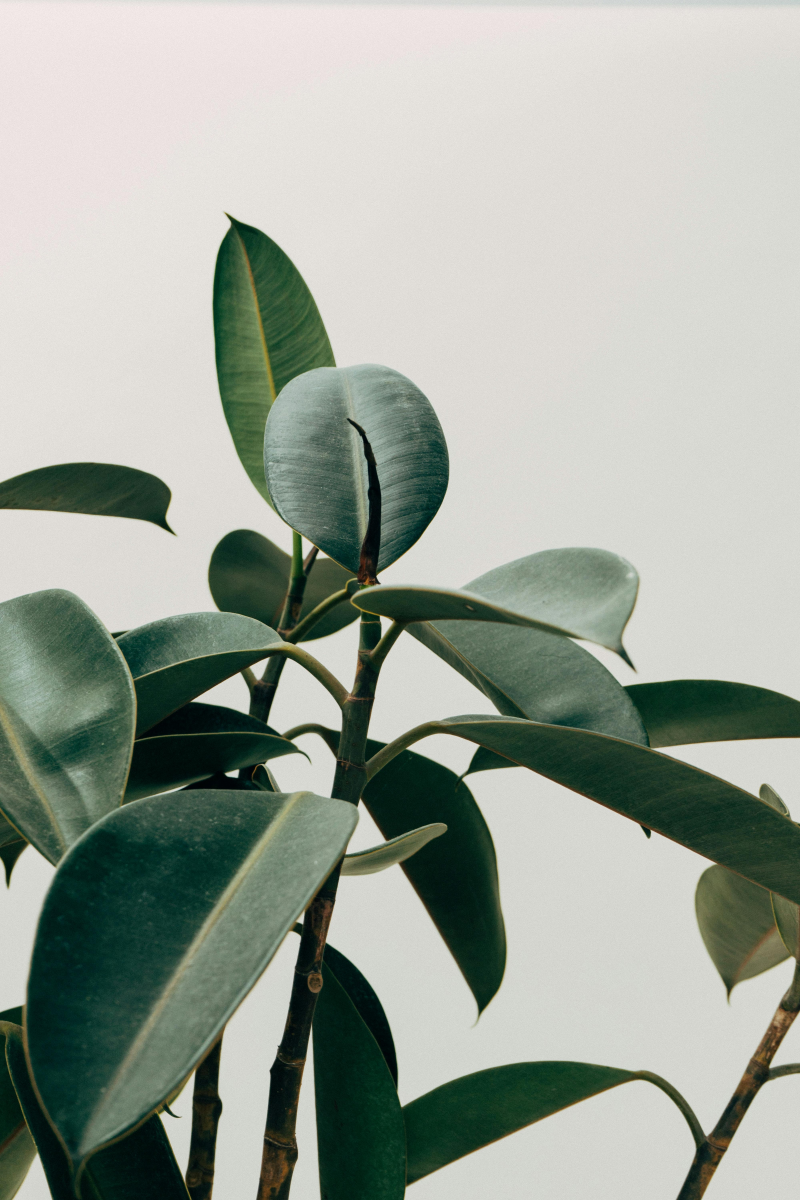
#> input picture assets/test4.jpg, 4000 x 6000 px (shown at 1/5 size)
$ python main.py
#> lines starting #> are read from the running program, lines starting #| are printed output that depends on the picture
import cv2
import numpy as np

img = cv2.imread("assets/test4.jpg")
#> img is the input picture: shape (6000, 4000, 3); mean B, G, R 154.4, 164.4, 156.7

# 최대 높이 설정
max_height = 720
h, w = img.shape[:2]
#> h = 6000; w = 4000
if h > max_height:
    scale = max_height / h
#> scale = 0.12
    new_w = int(w * scale)
#> new_w = 480
    img = cv2.resize(img, (new_w, max_height), interpolation=cv2.INTER_AREA)
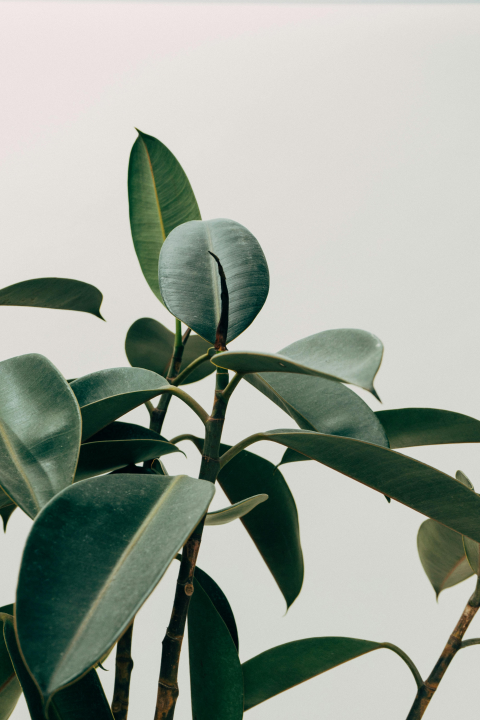
#> img: shape (720, 480, 3); mean B, G, R 154.4, 164.4, 156.7

# 1. 색상 부드럽게
color = cv2.bilateralFilter(img, 9, 200, 200)

# 2. 색상 양자화
Z = color.reshape((-1, 3))
Z = np.float32(Z)

K = 8
criteria = (cv2.TERM_CRITERIA_EPS + cv2.TERM_CRITERIA_MAX_ITER, 20, 1.0)
_, label, center = cv2.kmeans(Z, K, None, criteria, 10, cv2.KMEANS_RANDOM_CENTERS)
#> center = [[42.15, 60.25, 34.2], [63.46, 88.16, 69.25], [25.87, 35.66, 8.18], [94.17, 117.1, 100.6], [220.1, 224.1, 228.7], [123.6, 144.2, 128.6], [160.7, 175.1, 163.3], [208.3, 214.4, 213.7]]
center = np.uint8(center)
#> center = [[42, 60, 34], [63, 88, 69], [25, 35, 8], [94, 117, 100], [220, 224, 228], [123, 144, 128], [160, 175, 163], [208, 214, 213]]
color = center[label.flatten()].reshape(color.shape)

# 3. grayscale
edge_src = cv2.cvtColor(color, cv2.COLOR_BGR2GRAY)
edge_src = cv2.GaussianBlur(edge_src, (3, 3), 0)

# 4. internal gradient 사용 (double edge 완화)
grad_kernel = cv2.getStructuringElement(cv2.MORPH_ELLIPSE, (5, 5))
eroded = cv2.erode(edge_src, grad_kernel)
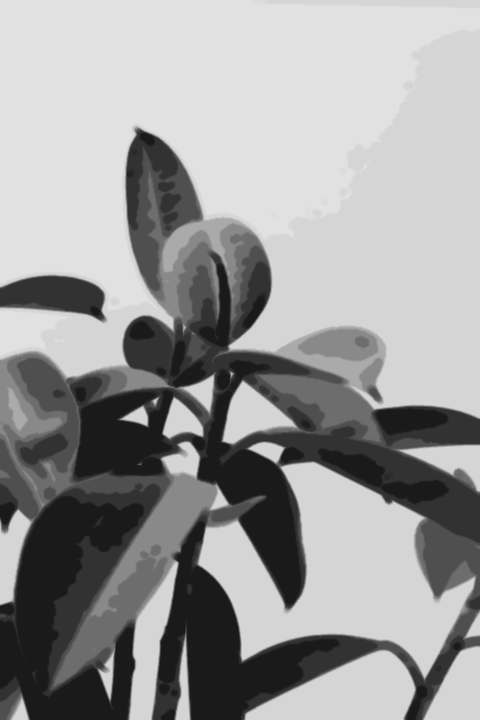
#> eroded: shape (720, 480); min 26, max 225, mean 154.1
grad = cv2.subtract(edge_src, eroded)   # internal gradient

# 5. baseline 이하 제거
# baseline보다 작은 gradient는 0으로 깎임
baseline = 15
baseline_img = np.full_like(grad, baseline)
grad_cut = cv2.subtract(grad, baseline_img)

# 6. 대비 강화
# baseline 제거 후 남은 강한 gradient만 키움
grad_norm = cv2.normalize(grad_cut, None, 0, 255, cv2.NORM_MINMAX)
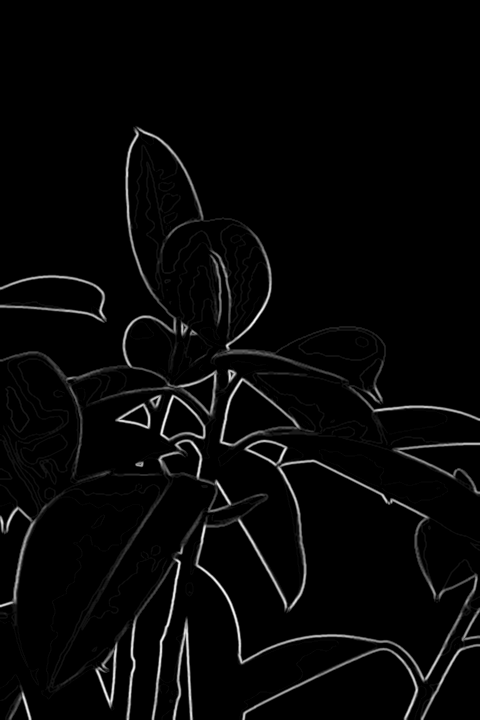
#> grad_norm: shape (720, 480); min 0, max 255, mean 6.8
grad_emph = cv2.convertScaleAbs(grad_norm, alpha=2.5, beta=0)
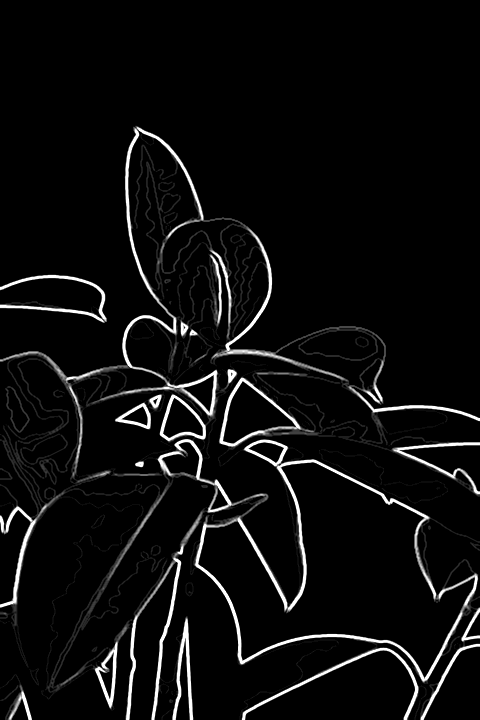
#> grad_emph: shape (720, 480); min 0, max 255, mean 13.4

# 너무 거친 부분 완화
grad_emph = cv2.GaussianBlur(grad_emph, (3, 3), 0)

# 7. 선 마스크로 직접 사용
# 강한 gradient일수록 검은 선이 되도록 반전
line_img = 255 - grad_emph

# 약한 회색을 흰색으로 더 밀어버리기
# 너무 연한 선을 없애고 진한 선만 남기기
line_threshold = 220
line_img = np.where(line_img > line_threshold, 255, line_img).astype(np.uint8)

# 8. 선 두께/연결성 조절용 마스크 처리
# 선 영역만 따로 뽑아서 close
line_mask = 255 - line_img
kernel_close = cv2.getStructuringElement(cv2.MORPH_ELLIPSE, (3, 3))
line_mask = cv2.morphologyEx(line_mask, cv2.MORPH_CLOSE, kernel_close)

# 약간 두껍게
line_mask = cv2.dilate(line_mask, cv2.getStructuringElement(cv2.MORPH_ELLIPSE, (3, 3)), iterations=1)
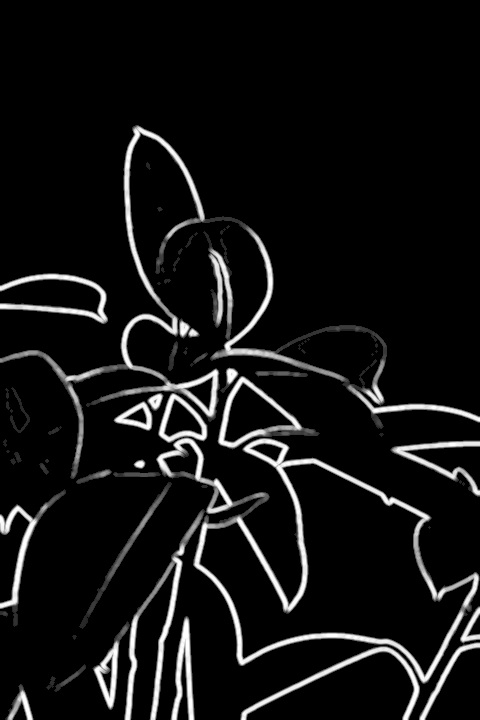
#> line_mask: shape (720, 480); min 0, max 255, mean 18.7

# 다시 반전해서 최종 line image
line_img = 255 - line_mask
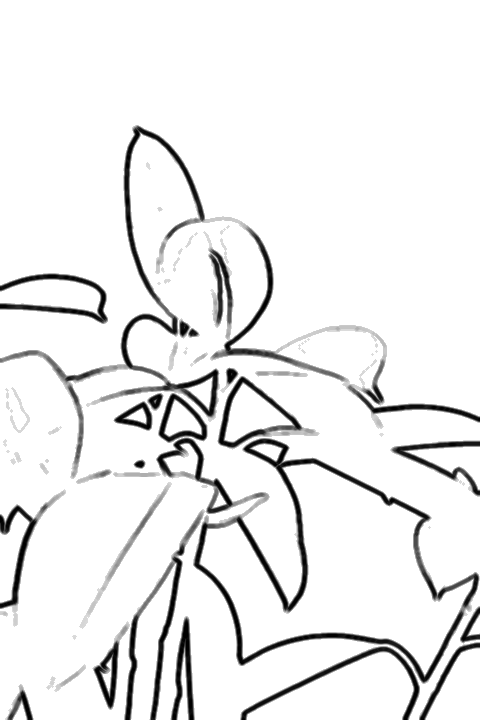
#> line_img: shape (720, 480); min 0, max 255, mean 236.3

# 9. 컬러와 직접 합성
line_f = line_img.astype(np.float32) / 255.0
line_f = cv2.merge([line_f, line_f, line_f])
#> line_f: shape (720, 480, 3) float32

cartoon = (color.astype(np.float32) * line_f).clip(0, 255).astype(np.uint8)
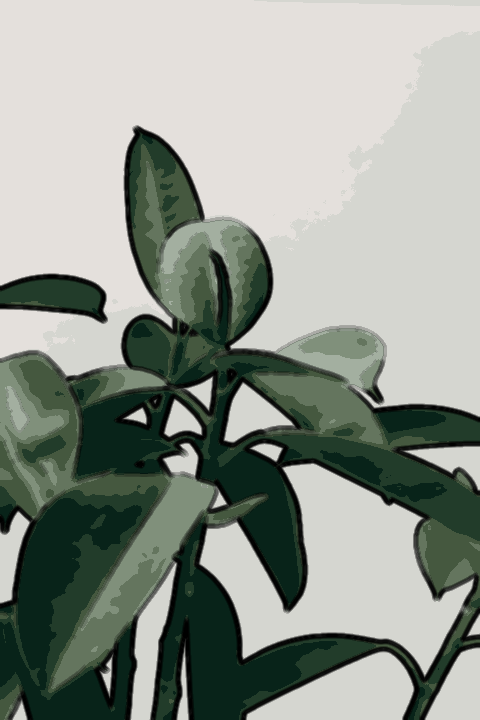
#> cartoon: shape (720, 480, 3); mean B, G, R 143.2, 152.2, 145

cv2.imshow("Edge Source", edge_src)
cv2.imwrite("assets/edge_source.jpg", edge_src)
cv2.imshow("Internal Gradient", grad)
cv2.imwrite("assets/internal_gradient.jpg", grad)
cv2.imshow("Gradient Cut", grad_cut)
cv2.imwrite("assets/gradient_cut.jpg", grad_cut)
cv2.imshow("Gradient Emphasized", grad_emph)
cv2.imwrite("assets/gradient_emphasized.jpg", grad_emph)
cv2.imshow("Line Image", line_img)
cv2.imwrite("assets/line_image.jpg", line_img)
cv2.imshow("Cartoon", cartoon)
cv2.imwrite("assets/cartoon.jpg", cartoon)

cv2.waitKey(0)
cv2.destroyAllWindows()

$ run again, with assets/test1.jpg copied over assets/test4.jpg
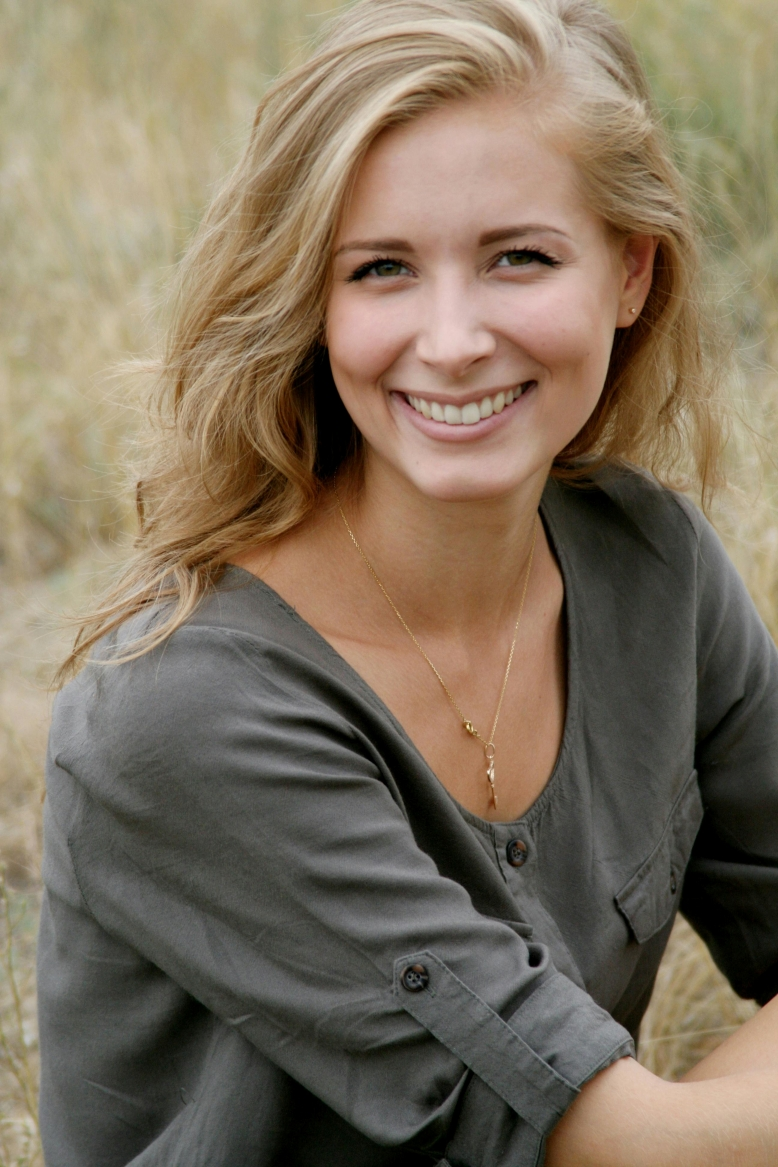
#> input picture assets/test1.jpg, 778 x 1167 px
#> img is the input picture: shape (1167, 778, 3); mean B, G, R 94, 113, 127.1
#> img: shape (720, 480, 3)
#> `_, label, center = cv2.kmeans(Z, K, None, criteria, 10, cv2.KMEANS_RAN..`: center = [[104.8, 106, 105.4], [8.23, 14.87, 16.53], [38.63, 47.85, 51.41], [80.2, 112.6, 146.6], [70.25, 74.97, 73.71], [116.2, 144.9, 165.6], [149.5, 173.8, 190.7], [42.84, 77.03, 114.7]]
#> `center = np.uint8(center)`: center = [[104, 105, 105], [8, 14, 16], [38, 47, 51], [80, 112, 146], [70, 74, 73], [116, 144, 165], [149, 173, 190], [42, 77, 114]]
#> `line_img = 255 - line_mask`:
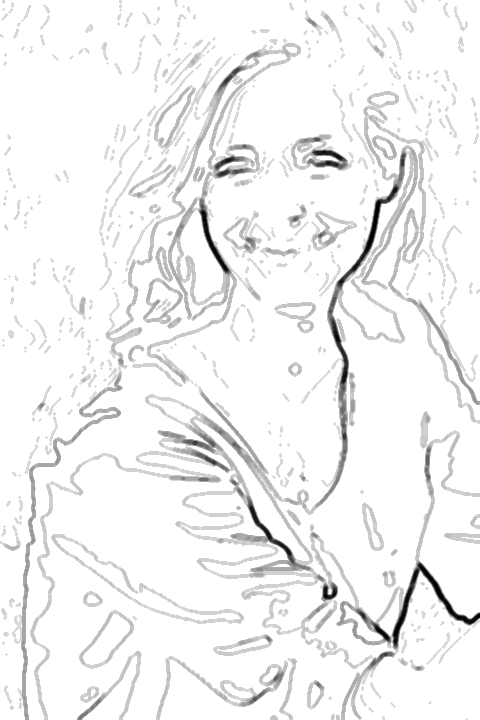
#> line_img: shape (720, 480); min 0, max 255, mean 242.7
#> `cartoon = (color.astype(np.float32) * line_f).clip(0, 255).astype(np.u..`:
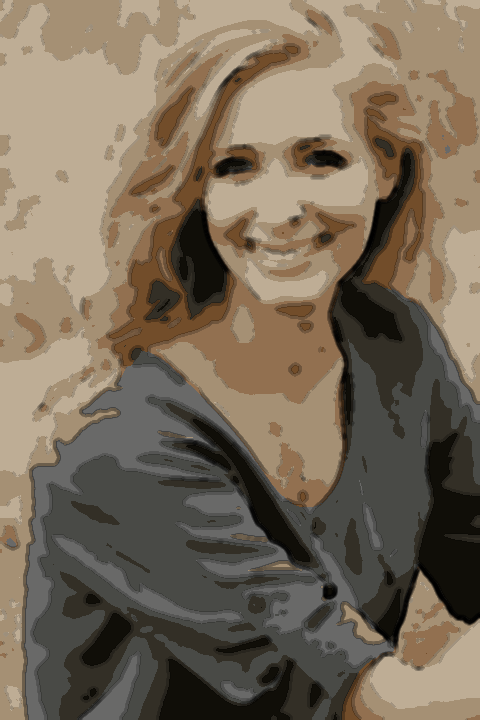
#> cartoon: shape (720, 480, 3); mean B, G, R 89.6, 107.2, 120.7

$ run again, with assets/test2.jpg copied over assets/test4.jpg
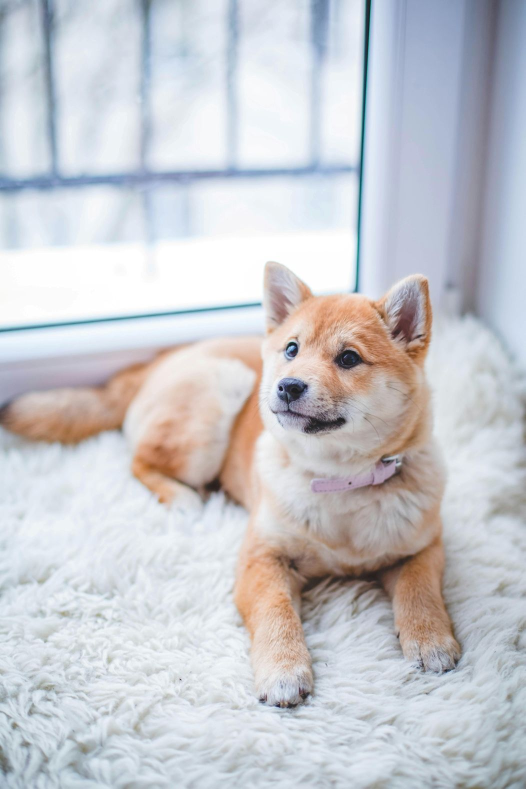
#> input picture assets/test2.jpg, 1051 x 1577 px (shown at 1/2 size)
#> img is the input picture: shape (1577, 1051, 3); mean B, G, R 205.6, 200.6, 199.6
#> img: shape (720, 479, 3)
#> `_, label, center = cv2.kmeans(Z, K, None, criteria, 10, cv2.KMEANS_RAN..`: center = [[115.7, 137.2, 174.1], [208.7, 196.9, 187.6], [77.05, 81.68, 98.39], [245.7, 241.5, 237.6], [227.9, 220.4, 214.2], [180.8, 168.5, 162.8], [149.2, 136.4, 132.1], [163.8, 181, 211.8]]
#> `center = np.uint8(center)`: center = [[115, 137, 174], [208, 196, 187], [77, 81, 98], [245, 241, 237], [227, 220, 214], [180, 168, 162], [149, 136, 132], [163, 181, 211]]
#> `line_img = 255 - line_mask`:
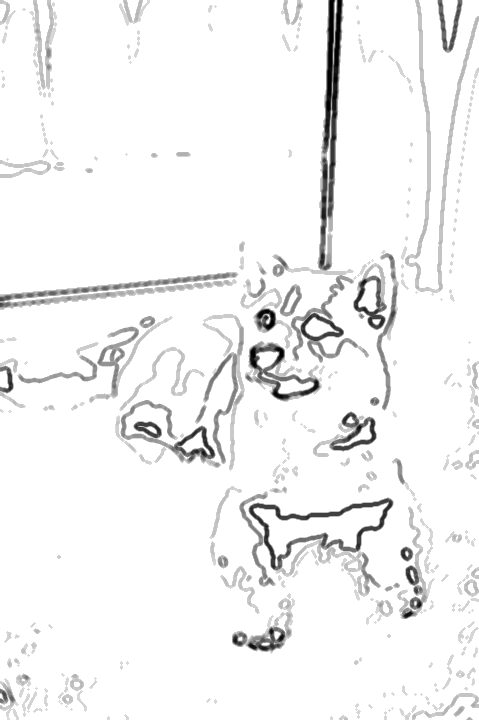
#> line_img: shape (720, 479); min 0, max 255, mean 243.2
#> `cartoon = (color.astype(np.float32) * line_f).clip(0, 255).astype(np.u..`:
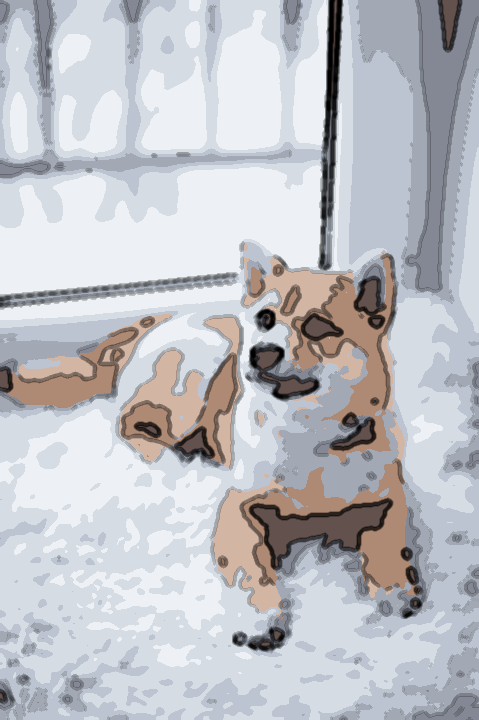
#> cartoon: shape (720, 479, 3); mean B, G, R 197.2, 192.5, 191.2

$ run again, with assets/test3.jpg copied over assets/test4.jpg
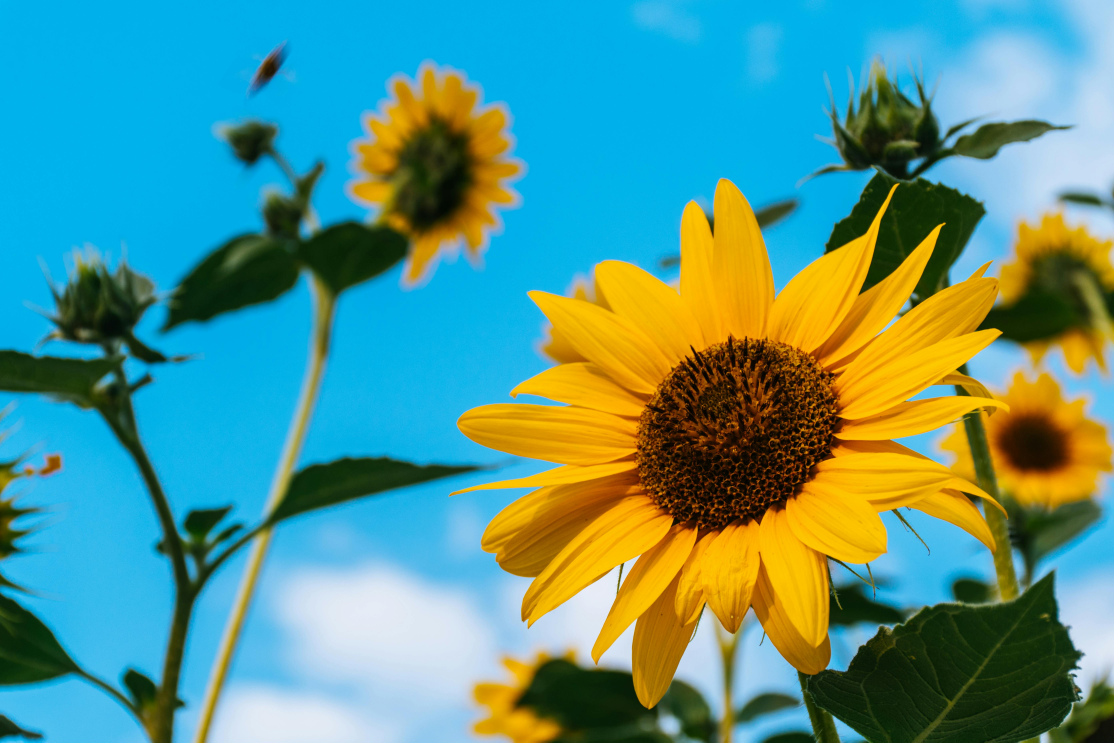
#> input picture assets/test3.jpg, 5568 x 3712 px (shown at 1/5 size)
#> img is the input picture: shape (3712, 5568, 3); mean B, G, R 137.7, 148.6, 85.9
#> img: shape (720, 1080, 3)
#> `_, label, center = cv2.kmeans(Z, K, None, criteria, 10, cv2.KMEANS_RAN..`: center = [[135.2, 165.3, 162.3], [231.8, 175.9, 6], [12.61, 45.69, 34.74], [236.5, 213, 183], [7.6, 103.4, 158.5], [104.8, 109.1, 53.25], [3.42, 169.5, 235.4], [227.8, 183, 75.62]]
#> `center = np.uint8(center)`: center = [[135, 165, 162], [231, 175, 6], [12, 45, 34], [236, 213, 182], [7, 103, 158], [104, 109, 53], [3, 169, 235], [227, 182, 75]]
#> `cartoon = (color.astype(np.float32) * line_f).clip(0, 255).astype(np.u..`:
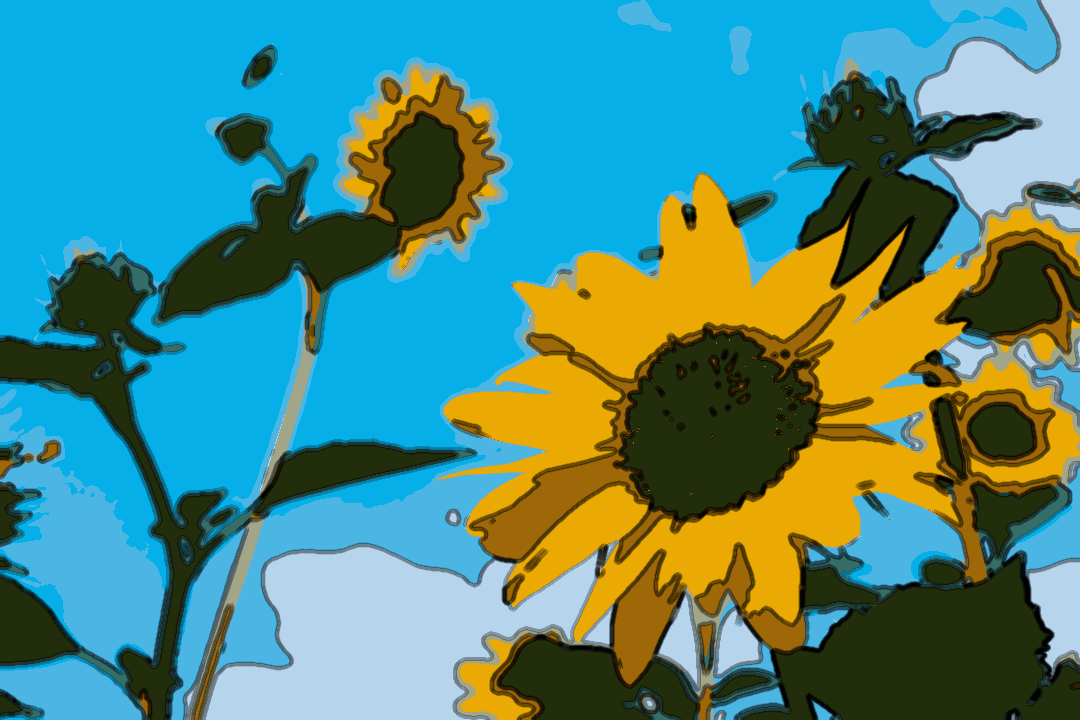
#> cartoon: shape (720, 1080, 3); mean B, G, R 130.2, 137.9, 76.5
